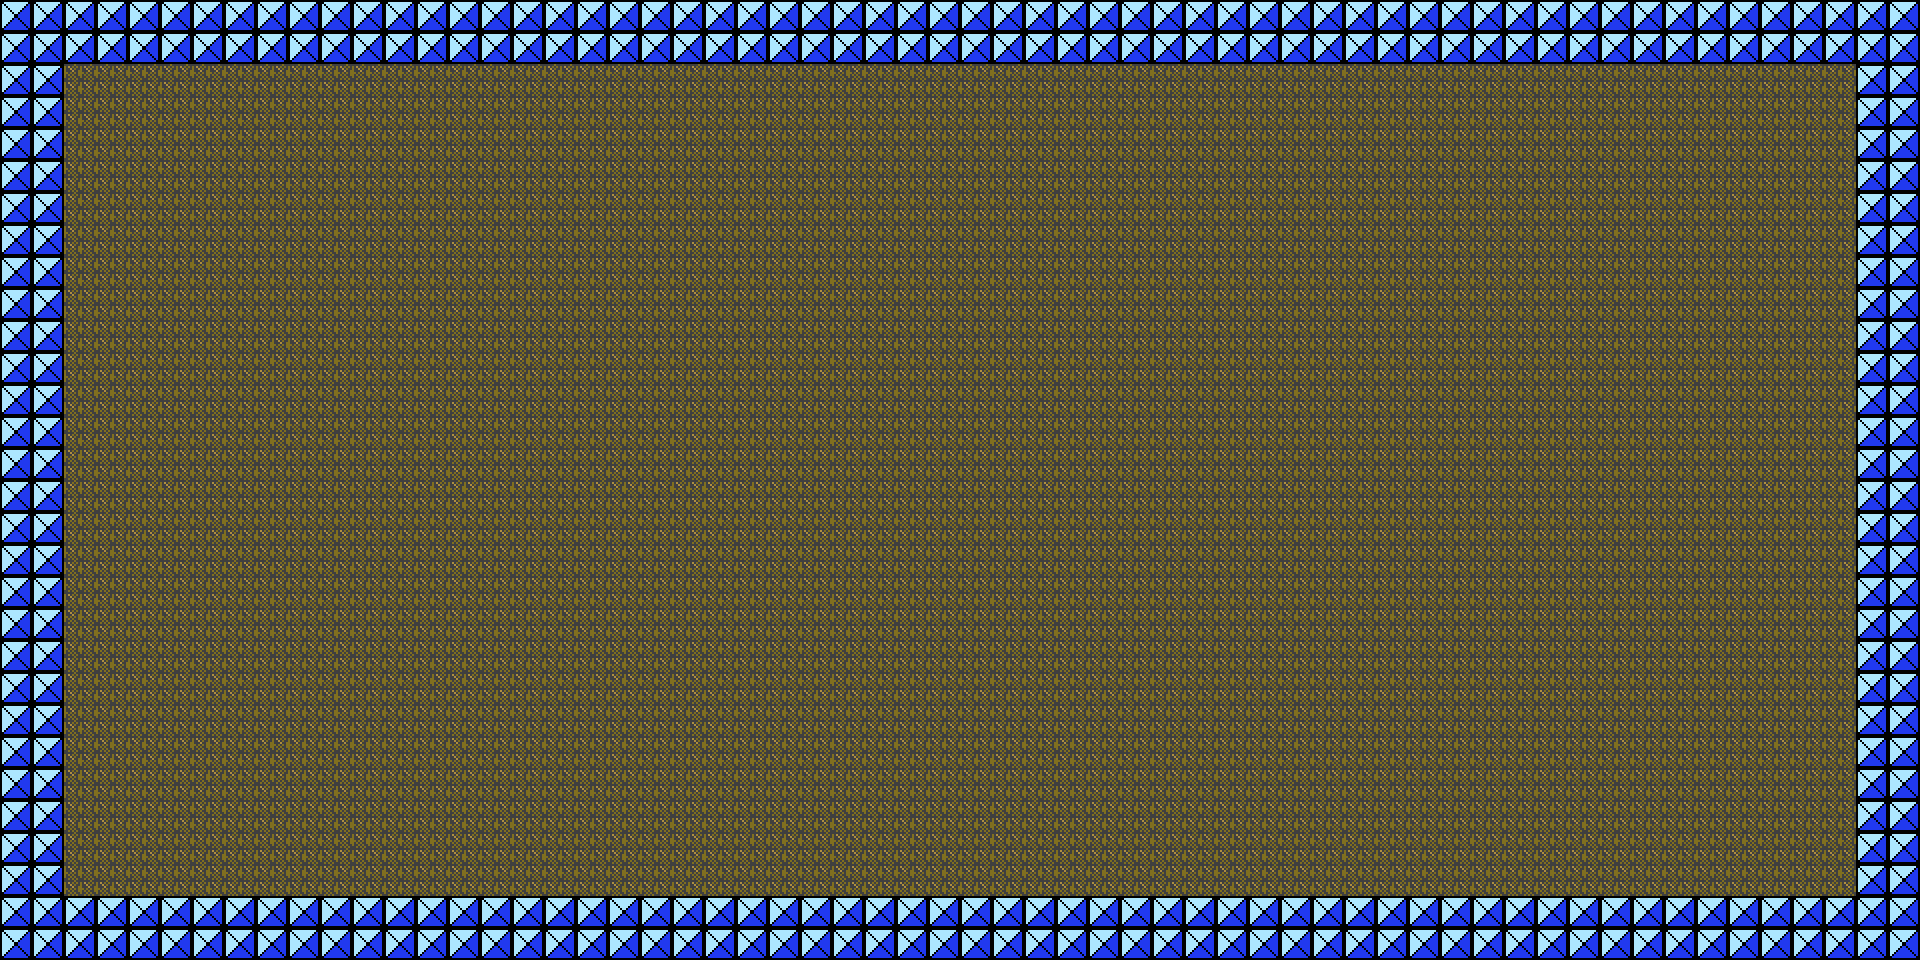

Below is a game level as drawn by its tile map, then a one-line description and the .tmx that defines it (tile-layer data replaced by summaries):
An orthogonal 60x30 tile map with 32x32 px tiles, 3 tile layers (objects, Tile Layer 2, Tile Layer 1), 2 tilesets.

<map version="1.0" orientation="orthogonal" renderorder="right-down" width="60" height="30" tilewidth="32" tileheight="32">
 <tileset firstgid="1" name="blocks" tilewidth="32" tileheight="32">
  <image source="gfx/blocks.png" width="512" height="160" />
  <tile id="0">
   <properties>
    <property name="block" value="grey" />
   </properties>
  </tile>
  <tile id="1">
   <properties>
    <property name="block" value="grey" />
   </properties>
  </tile>
  <tile id="2">
   <properties>
    <property name="block" value="grey" />
   </properties>
  </tile>
  <tile id="3">
   <properties>
    <property name="block" value="grey" />
   </properties>
  </tile>
  <tile id="4">
   <properties>
    <property name="block" value="note" />
   </properties>
  </tile>
  <tile id="5">
   <properties>
    <property name="block" value="note" />
   </properties>
  </tile>
  <tile id="6">
   <properties>
    <property name="block" value="note" />
   </properties>
  </tile>
  <tile id="7">
   <properties>
    <property name="block" value="note" />
   </properties>
  </tile>
  <tile id="8">
   <properties>
    <property name="item" value="coin" />
   </properties>
  </tile>
  <tile id="9">
   <properties>
    <property name="item" value="coin" />
   </properties>
  </tile>
  <tile id="10">
   <properties>
    <property name="item" value="coin" />
   </properties>
  </tile>
  <tile id="11">
   <properties>
    <property name="item" value="coin" />
   </properties>
  </tile>
  <tile id="12">
   <properties>
    <property name="misc" value="sortlater" />
   </properties>
  </tile>
  <tile id="13">
   <properties>
    <property name="misc" value="sortlater" />
   </properties>
  </tile>
  <tile id="14">
   <properties>
    <property name="misc" value="sortlater" />
   </properties>
  </tile>
  <tile id="15">
   <properties>
    <property name="misc" value="sortlater" />
   </properties>
  </tile>
  <tile id="16">
   <properties>
    <property name="block" value="ice" />
   </properties>
  </tile>
  <tile id="17">
   <properties>
    <property name="block" value="ice" />
   </properties>
  </tile>
  <tile id="18">
   <properties>
    <property name="block" value="ice" />
   </properties>
  </tile>
  <tile id="19">
   <properties>
    <property name="block" value="ice" />
   </properties>
  </tile>
  <tile id="20">
   <properties>
    <property name="block" value="itemblock" />
   </properties>
  </tile>
  <tile id="21">
   <properties>
    <property name="block" value="itemblock" />
   </properties>
  </tile>
  <tile id="22">
   <properties>
    <property name="block" value="itemblock" />
   </properties>
  </tile>
  <tile id="23">
   <properties>
    <property name="block" value="itemblock" />
   </properties>
  </tile>
  <tile id="24">
   <properties>
    <property name="misc" value="sortlater" />
   </properties>
  </tile>
  <tile id="25">
   <properties>
    <property name="misc" value="sortlater" />
   </properties>
  </tile>
  <tile id="26">
   <properties>
    <property name="misc" value="sortlater" />
   </properties>
  </tile>
  <tile id="27">
   <properties>
    <property name="misc" value="sortlater" />
   </properties>
  </tile>
  <tile id="28">
   <properties>
    <property name="misc" value="sortlater" />
   </properties>
  </tile>
  <tile id="29">
   <properties>
    <property name="misc" value="sortlater" />
   </properties>
  </tile>
  <tile id="30">
   <properties>
    <property name="misc" value="sortlater" />
   </properties>
  </tile>
  <tile id="31">
   <properties>
    <property name="misc" value="sortlater" />
   </properties>
  </tile>
  <tile id="32">
   <properties>
    <property name="block" value="shiny" />
   </properties>
  </tile>
  <tile id="33">
   <properties>
    <property name="block" value="shiny" />
   </properties>
  </tile>
  <tile id="34">
   <properties>
    <property name="block" value="shiny" />
   </properties>
  </tile>
  <tile id="35">
   <properties>
    <property name="block" value="shiny" />
   </properties>
  </tile>
  <tile id="36">
   <properties>
    <property name="block" value="blank" />
   </properties>
  </tile>
  <tile id="37">
   <properties>
    <property name="block" value="falling" />
   </properties>
  </tile>
  <tile id="38">
   <properties>
    <property name="block" value="stone" />
   </properties>
  </tile>
  <tile id="39">
   <properties>
    <property name="block" value="stone" />
   </properties>
  </tile>
  <tile id="40">
   <properties>
    <property name="misc" value="sortlater" />
   </properties>
  </tile>
  <tile id="41">
   <properties>
    <property name="misc" value="sortlater" />
   </properties>
  </tile>
  <tile id="42">
   <properties>
    <property name="misc" value="sortlater" />
   </properties>
  </tile>
  <tile id="43">
   <properties>
    <property name="misc" value="sortlater" />
   </properties>
  </tile>
  <tile id="44">
   <properties>
    <property name="misc" value="sortlater" />
   </properties>
  </tile>
  <tile id="45">
   <properties>
    <property name="misc" value="sortlater" />
   </properties>
  </tile>
  <tile id="46">
   <properties>
    <property name="misc" value="sortlater" />
   </properties>
  </tile>
  <tile id="47">
   <properties>
    <property name="misc" value="sortlater" />
   </properties>
  </tile>
  <tile id="48">
   <properties>
    <property name="block" value="brick2" />
   </properties>
  </tile>
  <tile id="49">
   <properties>
    <property name="block" value="brick2" />
   </properties>
  </tile>
  <tile id="50">
   <properties>
    <property name="block" value="brick2" />
   </properties>
  </tile>
  <tile id="51">
   <properties>
    <property name="block" value="brick2" />
   </properties>
  </tile>
  <tile id="52">
   <properties>
    <property name="block" value="wood" />
   </properties>
  </tile>
  <tile id="53">
   <properties>
    <property name="block" value="wood" />
   </properties>
  </tile>
  <tile id="54">
   <properties>
    <property name="block" value="ring" />
   </properties>
  </tile>
  <tile id="55">
   <properties>
    <property name="misc" value="sortlater" />
   </properties>
  </tile>
  <tile id="56">
   <properties>
    <property name="misc" value="sortlater" />
   </properties>
  </tile>
  <tile id="57">
   <properties>
    <property name="misc" value="sortlater" />
   </properties>
  </tile>
  <tile id="58">
   <properties>
    <property name="misc" value="sortlater" />
   </properties>
  </tile>
  <tile id="59">
   <properties>
    <property name="misc" value="sortlater" />
   </properties>
  </tile>
  <tile id="60">
   <properties>
    <property name="background" value="sortlater" />
   </properties>
  </tile>
  <tile id="61">
   <properties>
    <property name="background" value="sortlater" />
   </properties>
  </tile>
  <tile id="62">
   <properties>
    <property name="background" value="sortlater" />
   </properties>
  </tile>
  <tile id="63">
   <properties>
    <property name="background" value="sortlater" />
   </properties>
  </tile>
  <tile id="64">
   <properties>
    <property name="block" value="brick1" />
   </properties>
  </tile>
  <tile id="65">
   <properties>
    <property name="block" value="brick1" />
   </properties>
  </tile>
  <tile id="66">
   <properties>
    <property name="block" value="brick1" />
   </properties>
  </tile>
  <tile id="67">
   <properties>
    <property name="block" value="brick1" />
   </properties>
  </tile>
  <tile id="68">
   <properties>
    <property name="misc" value="sortlater" />
   </properties>
  </tile>
  <tile id="69">
   <properties>
    <property name="misc" value="sortlater" />
   </properties>
  </tile>
  <tile id="70">
   <properties>
    <property name="misc" value="sortlater" />
   </properties>
  </tile>
  <tile id="71">
   <properties>
    <property name="misc" value="sortlater" />
   </properties>
  </tile>
  <tile id="72">
   <properties>
    <property name="misc" value="sortlater" />
   </properties>
  </tile>
  <tile id="73">
   <properties>
    <property name="misc" value="sortlater" />
   </properties>
  </tile>
  <tile id="74">
   <properties>
    <property name="misc" value="sortlater" />
   </properties>
  </tile>
  <tile id="75">
   <properties>
    <property name="misc" value="sortlater" />
   </properties>
  </tile>
  <tile id="76">
   <properties>
    <property name="background" value="sortlater" />
   </properties>
  </tile>
  <tile id="77">
   <properties>
    <property name="background" value="sortlater" />
   </properties>
  </tile>
  <tile id="78">
   <properties>
    <property name="background" value="sortlater" />
   </properties>
  </tile>
  <tile id="79">
   <properties>
    <property name="background" value="sortlater" />
   </properties>
  </tile>
 </tileset>
 <tileset firstgid="81" source="tmx/cave-tileset.tsx" />
 <layer name="objects" width="60" height="30">
  <data>[1800 cells, 1800 non-empty, 8 distinct tile ids]</data>
 </layer>
 <layer name="Tile Layer 2" width="60" height="30">
  <data>[1800 cells, 1800 non-empty, 1 distinct tile ids]</data>
 </layer>
 <layer name="Tile Layer 1" width="60" height="30">
  <data>[1800 cells, 1800 non-empty, 2 distinct tile ids]</data>
 </layer>
</map>
